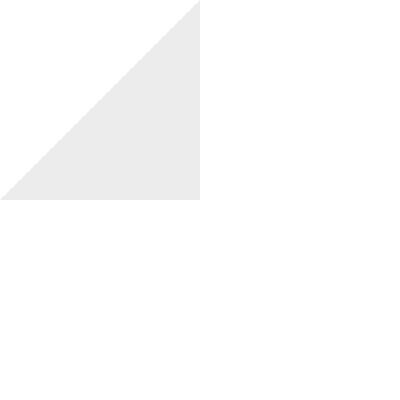
Frame 1 (no input)
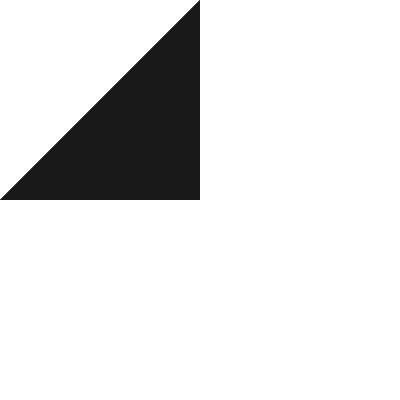
Frame 60 (the mouse pressed at the canvas centre just before this capture)
Frame 120 (the mouse held since frame 60 and released just before this capture): identical to frame 60, image omitted

The Processing sketch that drew these frames (run headless with seeded random() and noise(); from frame 60 on, the mouse is pressed at the canvas centre):

// Processing sketch: processing_108977
// ── processing_108977.pde

// Hyun Jean Kwon
// © Hyun Jean Kwon Fall 2013, Pittsburgh, PA
// HW3 Course 60257

float x = 200;
float y = 200;

void setup()
{
  size (400, 400);
  background (255);
  smooth();
  frameRate(15);
  noStroke();
}

int value = 205;

void draw() {
  fill(value);
  
  fill(0, 0, random(0), 5);
beginShape(TRIANGLE_FAN);
vertex(x, y);
vertex(x, mouseY); 
vertex(mouseX, y); 
vertex(x, mouseY); 
vertex(mouseX, y); 
vertex(x, mouseY); 
endShape();
}

void mousePressed() {
  background(255);
  
}
